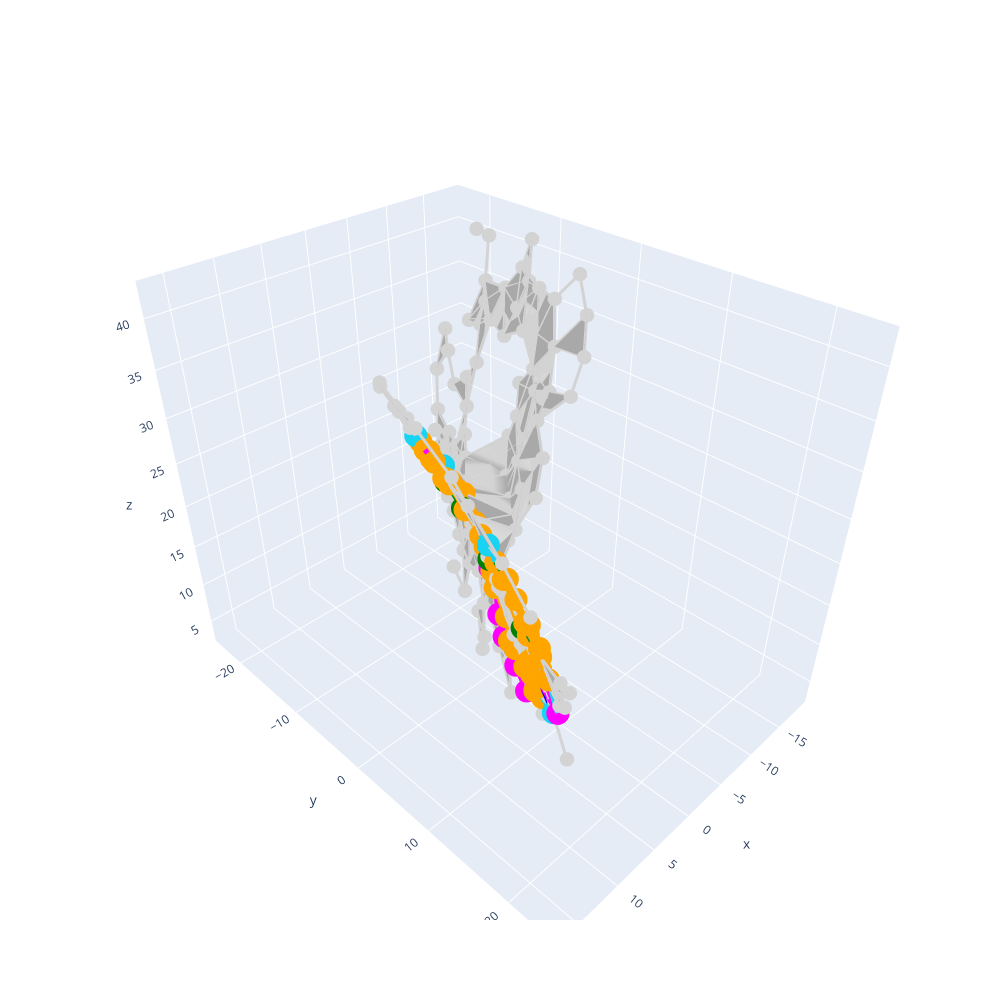

The code cell stored with this chart in its notebook:
### Code cell
from src import HierarchicalClustering
hc = HierarchicalClustering(rips_lms)
print(hc.fit_predict(seer.paths()))
hc.draw_predict(seer.paths(), on_complex=True)
